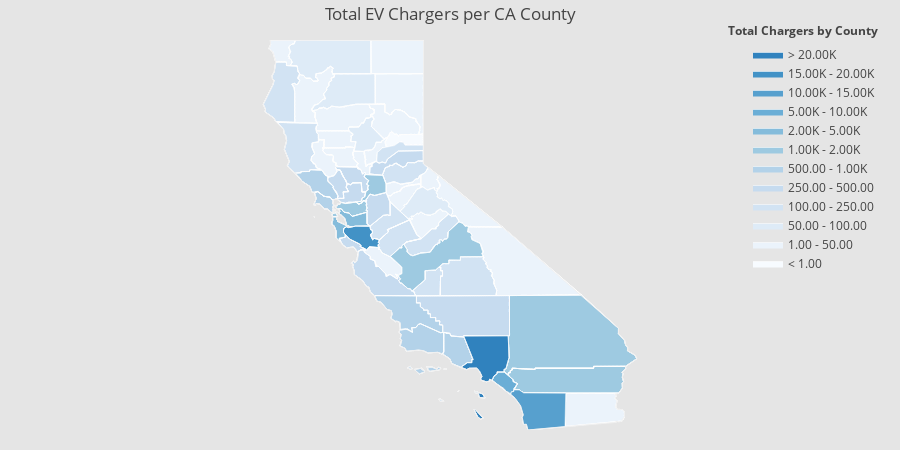

Write notebook code for a chart like this one.
### Code cell
ev21["County"] = ev21["County"].astype(str)
CAfips["county_name"] = CAfips["county_name"].astype(str)

import shapely
import warnings
from shapely.errors import ShapelyDeprecationWarning
warnings.filterwarnings("ignore", category=ShapelyDeprecationWarning) 


mapev21 = ev21.merge(CAfips, left_on="County", right_on="county_name", how='inner')
mapev21

values = mapev21['Total'].tolist()
fips = mapev21['fips'].tolist()
# # #endpts = np.arange(0, 21100, 2000)
# # #endpts = [0,  2000,  4000,  6000,  8000, 10000, 12000, 14000, 16000,
# #        18000, 21000]
# #endpts = list(np.linspace(0, 21100, num=10))
# # endpts = list(np.mgrid[min(values):max(values):16j])
endpts = [1, 50, 100, 250, 500, 1000, 2000, 5000, 10000, 15000, 20000]

colorscale = ["#f7fbff","#ebf3fb","#deebf7","#d2e3f3","#c6dbef","#b3d2e9","#9ecae1",
              "#85bcdb","#6baed6","#57a0ce","#4292c6","#3082be","#2171b5","#1361a9",
              "#08519c","#0b4083","#08306b"]

fig = ff.create_choropleth(
    fips=fips, values=values, scope=['California'], show_state_data=True,
    colorscale=colorscale, round_legend_values=True,
    binning_endpoints=endpts,
    plot_bgcolor='rgb(229,229,229)',
    paper_bgcolor='rgb(229,229,229)', 
    legend_title='Total Chargers by County',
    county_outline={'color': 'rgb(255,255,255)', 'width': 0.5},
    title_text = 'Total EV Chargers per CA County',
    exponent_format=True,
)
fig.layout.template = None
fig.show()

### Figure 1 — Plotly figure (JSON) as saved in the notebook; plotly's stock layout.template omitted (floating-point values rounded to 4 significant figures; data arrays with more than 128 entries replaced by an {"elided": "..."} marker saying what was removed)
{"data": [{"fill": "toself", "fillcolor": "#f7fbff", "hoverinfo": "none", "line": {"color": "rgb(255,255,255)", "width": 0.5}, "mode": "lines", "name": "< 1.00", "type": "scatter", "x": [-121.1, -121.0, -121.0, -120.9, -120.9, -120.9, -120.8, -120.7, -120.7, -120.7, -120.0, -120.0, -120.5, -120.6, -120.7, -120.8, -121.0, -121.1, null, -121.1, -121.0, -121.0, -120.9, -120.9, -120.9, -120.8, -120.7, -120.7, -120.7, -120.0, -120.0, -120.5, -120.6, -120.7, -120.8, -121.0, -121.1, null, -121.1, -121.0, -121.0, -120.9, -120.9, -120.9, -120.8, -120.7, -120.7, -120.7, -120.0, -120.0, -120.5, -120.6, -120.7, -120.8, -121.0, -121.1, null, -121.1, -121.0, -121.0, -120.9, -120.9, -120.9, -120.8, -120.7, -120.7, -120.7, -120.0, -120.0, -120.5, -120.6, -120.7, -120.8, -121.0, -121.1, null], "y": [39.54, 39.56, 39.64, 39.69, 39.74, 39.78, 39.71, 39.72, 39.68, 39.71, 39.72, 39.45, 39.45, 39.52, 39.53, 39.45, 39.39, 39.54, null, 39.54, 39.56, 39.64, 39.69, 39.74, 39.78, 39.71, 39.72, 39.68, 39.71, 39.72, 39.45, 39.45, 39.52, 39.53, 39.45, 39.39, 39.54, null, 39.54, 39.56, 39.64, 39.69, 39.74, 39.78, 39.71, 39.72, 39.68, 39.71, 39.72, 39.45, 39.45, 39.52, 39.53, 39.45, 39.39, 39.54, null, 39.54, 39.56, 39.64, 39.69, 39.74, 39.78, 39.71, 39.72, 39.68, 39.71, 39.72, 39.45, 39.45, 39.52, 39.53, 39.45, 39.39, 39.54, null]}, {"fill": "toself", "fillcolor": "#ebf3fb", "hoverinfo": "none", "line": {"color": "rgb(255,255,255)", "width": 0.5}, "mode": "lines", "name": "1.00 - 50.00", "type": "scatter", "x": {"elided": "1888 float values"}, "y": {"elided": "1888 float values"}}, {"fill": "toself", "fillcolor": "#deebf7", "hoverinfo": "none", "line": {"color": "rgb(255,255,255)", "width": 0.5}, "mode": "lines", "name": "50.00 - 100.00", "type": "scatter", "x": {"elided": "502 float values"}, "y": {"elided": "502 float values"}}, {"fill": "toself", "fillcolor": "#d2e3f3", "hoverinfo": "none", "line": {"color": "rgb(255,255,255)", "width": 0.5}, "mode": "lines", "name": "100.00 - 250.00", "type": "scatter", "x": {"elided": "830 float values"}, "y": {"elided": "830 float values"}}, {"fill": "toself", "fillcolor": "#c6dbef", "hoverinfo": "none", "line": {"color": "rgb(255,255,255)", "width": 0.5}, "mode": "lines", "name": "250.00 - 500.00", "type": "scatter", "x": {"elided": "902 float values"}, "y": {"elided": "902 float values"}}, {"fill": "toself", "fillcolor": "#b3d2e9", "hoverinfo": "none", "line": {"color": "rgb(255,255,255)", "width": 0.5}, "mode": "lines", "name": "500.00 - 1.00K", "type": "scatter", "x": {"elided": "619 float values"}, "y": {"elided": "619 float values"}}, {"fill": "toself", "fillcolor": "#9ecae1", "hoverinfo": "none", "line": {"color": "rgb(255,255,255)", "width": 0.5}, "mode": "lines", "name": "1.00K - 2.00K", "type": "scatter", "x": {"elided": "715 float values"}, "y": {"elided": "715 float values"}}, {"fill": "toself", "fillcolor": "#85bcdb", "hoverinfo": "none", "line": {"color": "rgb(255,255,255)", "width": 0.5}, "mode": "lines", "name": "2.00K - 5.00K", "type": "scatter", "x": {"elided": "148 float values"}, "y": {"elided": "148 float values"}}, {"fill": "toself", "fillcolor": "#6baed6", "hoverinfo": "none", "line": {"color": "rgb(255,255,255)", "width": 0.5}, "mode": "lines", "name": "5.00K - 10.00K", "type": "scatter", "x": [-118.1, -118.1, -118.0, -118.0, -117.8, -117.5, -117.5, -117.4, -117.5, -117.5, -117.6, -117.6, -118.1, null, -118.1, -118.1, -118.0, -118.0, -117.8, -117.5, -117.5, -117.4, -117.5, -117.5, -117.6, -117.6, -118.1, null, -118.1, -118.1, -118.0, -118.0, -117.8, -117.5, -117.5, -117.4, -117.5, -117.5, -117.6, -117.6, -118.1, null, -118.1, -118.1, -118.0, -118.0, -117.8, -117.5, -117.5, -117.4, -117.5, -117.5, -117.6, -117.6, -118.1, null, -117.6, -117.6, -117.5, -117.5, -117.4, -117.2, -116.1, -116.1, -117.1, -117.2, -117.2, -117.3, -117.3, -117.3, -117.5, -117.6, null, -117.6, -117.6, -117.5, -117.5, -117.4, -117.2, -116.1, -116.1, -117.1, -117.2, -117.2, -117.3, -117.3, -117.3, -117.5, -117.6, null, -117.6, -117.6, -117.5, -117.5, -117.4, -117.2, -116.1, -116.1, -117.1, -117.2, -117.2, -117.3, -117.3, -117.3, -117.5, -117.6, null], "y": [33.75, 33.85, 33.9, 33.95, 33.95, 33.76, 33.71, 33.66, 33.53, 33.47, 33.45, 33.39, 33.75, null, 33.75, 33.85, 33.9, 33.95, 33.95, 33.76, 33.71, 33.66, 33.53, 33.47, 33.45, 33.39, 33.75, null, 33.75, 33.85, 33.9, 33.95, 33.95, 33.76, 33.71, 33.66, 33.53, 33.47, 33.45, 33.39, 33.75, null, 33.75, 33.85, 33.9, 33.95, 33.95, 33.76, 33.71, 33.66, 33.53, 33.47, 33.45, 33.39, 33.75, null, 33.39, 33.45, 33.47, 33.51, 33.51, 33.43, 33.43, 32.62, 32.53, 32.67, 32.67, 32.84, 32.9, 33.12, 33.33, 33.39, null, 33.39, 33.45, 33.47, 33.51, 33.51, 33.43, 33.43, 32.62, 32.53, 32.67, 32.67, 32.84, 32.9, 33.12, 33.33, 33.39, null, 33.39, 33.45, 33.47, 33.51, 33.51, 33.43, 33.43, 32.62, 32.53, 32.67, 32.67, 32.84, 32.9, 33.12, 33.33, 33.39, null]}, {"fill": "toself", "fillcolor": "#57a0ce", "hoverinfo": "none", "line": {"color": "rgb(255,255,255)", "width": 0.5}, "mode": "lines", "name": "10.00K - 15.00K", "type": "scatter", "x": [-117.6, -117.6, -117.5, -117.5, -117.4, -117.2, -116.1, -116.1, -117.1, -117.2, -117.2, -117.3, -117.3, -117.3, -117.5, -117.6, null], "y": [33.39, 33.45, 33.47, 33.51, 33.51, 33.43, 33.43, 32.62, 32.53, 32.67, 32.67, 32.84, 32.9, 33.12, 33.33, 33.39, null]}, {"fill": "toself", "fillcolor": "#4292c6", "hoverinfo": "none", "line": {"color": "rgb(255,255,255)", "width": 0.5}, "mode": "lines", "name": "15.00K - 20.00K", "type": "scatter", "x": {"elided": "163 float values"}, "y": {"elided": "163 float values"}}, {"fill": "toself", "fillcolor": "#3082be", "hoverinfo": "none", "line": {"color": "rgb(255,255,255)", "width": 0.5}, "mode": "lines", "name": "> 20.00K", "type": "scatter", "x": {"elided": "129 float values"}, "y": {"elided": "129 float values"}}, {"hoverinfo": "text", "legendgroup": "centroids", "marker": {"color": "white", "opacity": 0}, "mode": "markers", "name": "US Counties", "selected": {"marker": {"color": "white", "opacity": 1, "size": 3}}, "showlegend": false, "text": {"elided": "288 str values"}, "type": "scatter", "unselected": {"marker": {"opacity": 0}}, "x": [[-123.0], [-122.3], [-122.4], [-122.4], [-122.4], [-123.0], [-122.3], [-122.4], [-122.4], [-122.4], [-123.0], [-122.3], [-122.4], [-122.4], [-122.4], [-123.0], [-122.3], [-122.4], [-122.4], [-122.4], [-119.0], [-119.7], [-120.1], [-120.4], [-120.0], [-119.0], [-119.7], [-120.1], [-120.4], [-120.0], [-119.0], [-119.7], [-120.1], [-120.4], [-120.0], [-119.0], [-119.7], [-120.1], [-120.4], [-120.0], [-119.4], [-119.1], [-119.5], [-119.4], [-119.1], [-119.5], [-119.4], [-119.1], [-119.5], [-119.4], [-119.1], [-119.5], [-124.2], [-123.9], [-124.2], [-123.9], [-124.2], [-123.9], [-124.2], [-123.9], [-118.4], [-118.5], [-118.2], [-118.4], [-118.5], [-118.2], [-118.4], [-118.5], [-118.2], [-118.4], [-118.5], [-118.2], [-122.4], [-122.7], [-122.4], [-122.7], [-122.4], [-122.7], [-122.4], [-122.7], -121.2, -121.2, -121.2, -121.2, -118.9, -118.9, -118.9, -118.9, -120.7, -120.7, -120.7, -120.7, -120.7, -120.7, -120.7, -120.7, -123.4, -123.4, -123.4, -123.4, -119.9, -119.9, -119.9, -119.9, -119.8, -119.8, -119.8, -119.8, -120.6, -120.6, -120.6, -120.6, -122.8, -122.8, -122.8, -122.8, -119.8, -119.8, -119.8, -119.8, -117.4, -117.4, -117.4, -117.4, -115.4, -115.4, -115.4, -115.4, -123.9, -123.9, -123.9, -123.9, -122.4, -122.4, -122.4, -122.4, -119.6, -119.6, -119.6, -119.6, -120.5, -120.5, -120.5, -120.5, -121.9, -121.9, -121.9, -121.9, -122.2, -122.2, -122.2, -122.2, -120.6, -120.6, -120.6, -120.6, -121.6, -121.6, -121.6, -121.6, -120.7, -120.7, -120.7, -120.7, -119.8, -119.8, -119.8, -119.8, -121.9, -121.9, -121.9, -121.9, -121.4, -121.4, -121.4, -121.4, -122.3, -122.3, -122.3, -122.3, -120.8, -120.8, -120.8, -120.8, -118.7, -118.7, -118.7, -118.7, -120.7, -120.7, -120.7, -120.7, -117.8, -117.8, -117.8, -117.8, -120.0, -120.0, -120.0, -120.0, -118.8, -118.8, -118.8, -118.8, -123.1, -123.1, -123.1, -123.1, -122.2, -122.2, -122.2, -122.2, -121.7, -121.7, -121.7, -121.7, -121.0, -121.0, -121.0, -121.0, -122.9, -122.9, -122.9, -122.9, -121.9, -121.9, -121.9, -121.9, -122.5, -122.5, -122.5, -122.5, -120.5, -120.5, -120.5, -120.5, -122.0, -122.0, -122.0, -122.0, -121.9, -121.9, -121.9, -121.9, -121.1, -121.1, -121.1, -121.1, -121.7, -121.7, -121.7, -121.7, -122.3, -122.3, -122.3, -122.3, -120.4, -120.4, -120.4, -120.4, -121.3, -121.3, -121.3, -121.3, -116.7, -116.7, -116.7, -116.7, -116.2, -116.2, -116.2, -116.2, -122.0, -122.0, -122.0, -122.0, -121.3, -121.3, -121.3, -121.3, -116.0, -116.0, -116.0, -116.0, -120.8, -120.8, -120.8, -120.8], "y": [[37.7], [37.78], [37.82], [37.86], [37.76], [37.7], [37.78], [37.82], [37.86], [37.76], [37.7], [37.78], [37.82], [37.86], [37.76], [37.7], [37.78], [37.82], [37.86], [37.76], [33.48], [34.01], [33.97], [34.04], [34.72], [33.48], [34.01], [33.97], [34.04], [34.72], [33.48], [34.01], [33.97], [34.04], [34.72], [33.48], [34.01], [33.97], [34.04], [34.72], [34.01], [34.47], [33.25], [34.01], [34.47], [33.25], [34.01], [34.47], [33.25], [34.01], [34.47], [33.25], [41.95], [41.74], [41.95], [41.74], [41.95], [41.74], [41.95], [41.74], [33.38], [32.9], [34.36], [33.38], [32.9], [34.36], [33.38], [32.9], [34.36], [33.38], [32.9], [34.36], [37.86], [38.07], [37.86], [38.07], [37.86], [38.07], [37.86], [38.07], 36.22, 36.22, 36.22, 36.22, 37.94, 37.94, 37.94, 37.94, 41.59, 41.59, 41.59, 41.59, 37.19, 37.19, 37.19, 37.19, 39.44, 39.44, 39.44, 39.44, 37.58, 37.58, 37.58, 37.58, 37.22, 37.22, 37.22, 37.22, 40.67, 40.67, 40.67, 40.67, 39.1, 39.1, 39.1, 39.1, 36.08, 36.08, 36.08, 36.08, 36.51, 36.51, 36.51, 36.51, 33.04, 33.04, 33.04, 33.04, 40.7, 40.7, 40.7, 40.7, 39.6, 39.6, 39.6, 39.6, 36.76, 36.76, 36.76, 36.76, 38.78, 38.78, 38.78, 38.78, 37.92, 37.92, 37.92, 37.92, 39.18, 39.18, 39.18, 39.18, 38.2, 38.2, 38.2, 38.2, 39.67, 39.67, 39.67, 39.67, 38.45, 38.45, 38.45, 38.45, 38.6, 38.6, 38.6, 38.6, 37.65, 37.65, 37.65, 37.65, 39.27, 39.27, 39.27, 39.27, 38.51, 38.51, 38.51, 38.51, 39.3, 39.3, 39.3, 39.3, 35.34, 35.34, 35.34, 35.34, 39.06, 39.06, 39.06, 39.06, 33.7, 33.7, 33.7, 33.7, 38.03, 38.03, 38.03, 38.03, 36.22, 36.22, 36.22, 36.22, 40.65, 40.65, 40.65, 40.65, 40.13, 40.13, 40.13, 40.13, 39.03, 39.03, 39.03, 39.03, 37.56, 37.56, 37.56, 37.56, 38.53, 38.53, 38.53, 38.53, 38.27, 38.27, 38.27, 38.27, 41.59, 41.59, 41.59, 41.59, 39.58, 39.58, 39.58, 39.58, 40.76, 40.76, 40.76, 40.76, 38.69, 38.69, 38.69, 38.69, 36.61, 36.61, 36.61, 36.61, 37.23, 37.23, 37.23, 37.23, 37.42, 37.42, 37.42, 37.42, 35.39, 35.39, 35.39, 35.39, 37.93, 37.93, 37.93, 37.93, 33.03, 33.03, 33.03, 33.03, 34.84, 34.84, 34.84, 34.84, 37.06, 37.06, 37.06, 37.06, 38.45, 38.45, 38.45, 38.45, 33.74, 33.74, 33.74, 33.74, 40.0, 40.0, 40.0, 40.0]}, {"hoverinfo": "text", "legendgroup": "States", "line": {"color": "rgb(240, 240, 240)", "width": 1}, "mode": "lines", "showlegend": false, "type": "scatter", "x": {"elided": "263 float values"}, "y": {"elided": "263 float values"}}], "layout": {"annotations": [{"showarrow": false, "text": "<b>Total Chargers by County</b>", "x": 1, "xanchor": "right", "xref": "paper", "y": 1.05, "yref": "paper"}], "dragmode": "select", "height": 450, "hovermode": "closest", "legend": {"traceorder": "reversed", "x": 1, "xanchor": "right", "y": 1, "yanchor": "top"}, "margin": {"b": 20, "l": 20, "r": 20, "t": 40}, "paper_bgcolor": "rgb(229,229,229)", "plot_bgcolor": "rgb(229,229,229)", "title": {"text": "Total EV Chargers per CA County"}, "width": 900, "xaxis": {"autorange": false, "fixedrange": true, "range": [-131.1, -107.4], "showgrid": false, "showticklabels": false, "zeroline": false}, "yaxis": {"autorange": false, "fixedrange": true, "range": [32.53, 42.0], "showgrid": false, "showticklabels": false, "zeroline": false}}}
